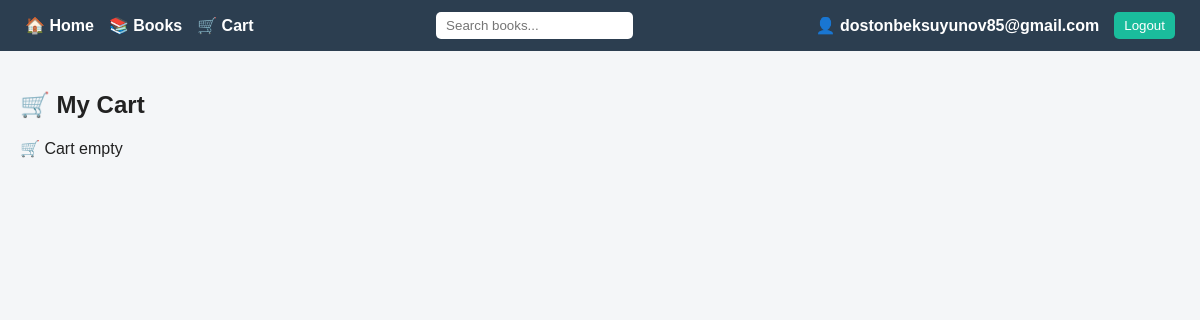
Before: /books/cart/ (signed in) with the older database file.
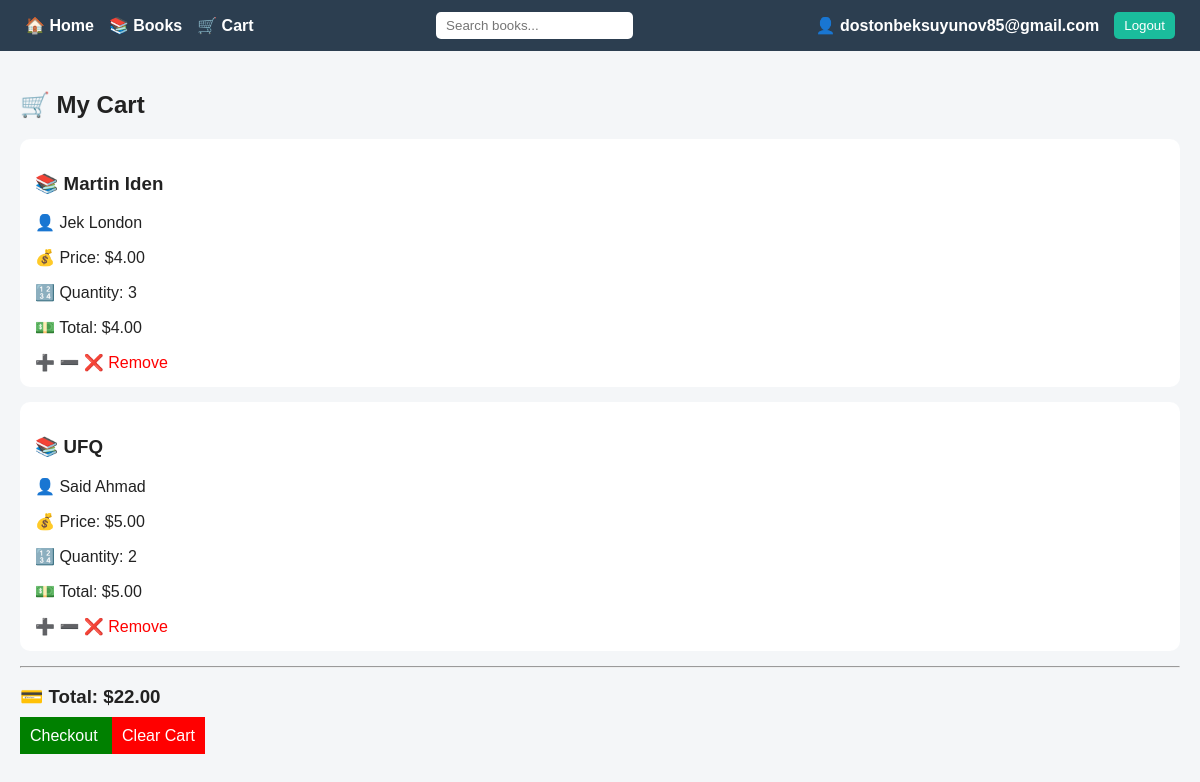
After: the same page with the newer database file.
### books/models.py (models this page shows, shortened)
class CartItem(models.Model):
    cart = models.ForeignKey(Cart, on_delete=models.CASCADE, related_name='items')
    book = models.ForeignKey(Book, on_delete=models.CASCADE)
    quantity = models.PositiveIntegerField(default=1)

class Book(models.Model):
    title = models.CharField(max_length=255)
    author = models.CharField(max_length=255)
    price = models.DecimalField(max_digits=10, decimal_places=2)
    description = models.TextField(blank=True, null=True)
    is_deleted = models.BooleanField(default=False)

### books/views.py (the view)
# urls.py: path('cart/', views.cart_view, name='cart_view'),
@login_required
def cart_view(request):
    cart = get_cart(request.user)
    items = cart.items.select_related('book')
    total = sum(i.book.price * i.quantity for i in items)
    return render(request, 'books/cart.html', {
        'items': items,
        'total': total
    })

### books/views.py (called while the page is built)
def get_cart(user):
    cart, _ = Cart.objects.get_or_create(user=user)
    return cart

### books/templates/books/cart.html
{% extends 'base.html' %}
{% block content %}
<h2>🛒 My Cart</h2>
{% if items %}
    {% for item in items %}
        <div style="background:white;padding:15px;margin-bottom:15px;border-radius:10px;">
            <h3>📚 {{ item.book.title }}</h3>
            <p>👤 {{ item.book.author }}</p>
            <p>💰 Price: ${{ item.book.price }}</p>
            <p>🔢 Quantity: {{ item.quantity }}</p>
            <p>💵 Total: ${{ item.book.price|floatformat:2 }}</p>
            <a href="{% url 'increase_item' item.id %}">➕</a>
            <a href="{% url 'decrease_item' item.id %}">➖</a>
            <a href="{% url 'remove_from_cart' item.id %}" style="color:red;">
                ❌ Remove
            </a>
        </div>
    {% endfor %}
    <hr>
    <h3>💳 Total: ${{ total }}</h3>
    <a href="{% url 'checkout' %}" style="background:green;color:white;padding:10px;">
        Checkout
    </a>
    <a href="{% url 'clear_cart' %}" style="background:red;color:white;padding:10px;">
        Clear Cart
    </a>
{% else %}
    <p>🛒 Cart empty</p>
{% endif %}
{% endblock %}

Changed rows visible on the page:
added CartItem: book "Martin Iden", book.author "Jek London", book.price "4.00", quantity "3"
added CartItem: book "UFQ", book.author "Said Ahmad", book.price "5.00", quantity "2"
Other visible differences:
{{ total }}: (not shown) → "22.00"
text no longer shown: "🛒 Cart empty"
text now shown: "💳 Total: $ Checkout Clear Cart"
